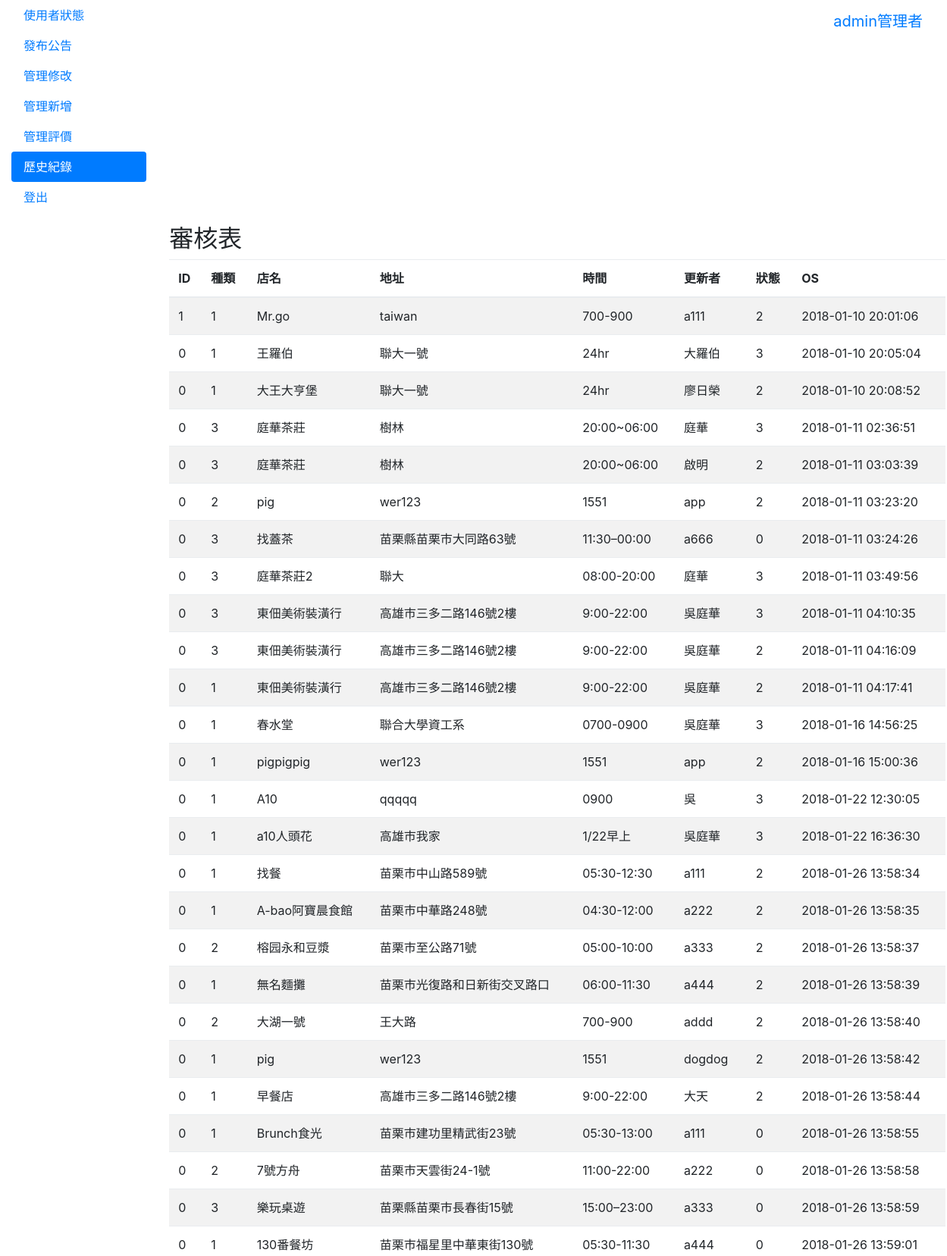
The page /3/bosshis.php (signed in, upper part) on the database its author committed.
### tables this page shows
CREATE TABLE `his` (
  `id` int(10) NOT NULL,
  `ac` varchar(25) DEFAULT 'computer',
  `pass` varchar(10) NOT NULL,
  `type` int(11) NOT NULL,
  `shop` text NOT NULL,
  `fon` text NOT NULL,
  `adds` text NOT NULL,
  `tim` text NOT NULL,
  `allth` text NOT NULL,
  `shopim` int(11) NOT NULL,
  `foodim` int(11) NOT NULL,
  `dollar` int(11) NOT NULL,
  `ok` int(10) NOT NULL,
  `idhis` int(10) NOT NULL,
  `timeat` timestamp NOT NULL DEFAULT CURRENT_TIMESTAMP
);

### 3/bosshis.php (the view, shortened to what this page needs)
<!DOCTYPE html>
<html lang="en">
  <head>
    <link href="https://v4-alpha.getbootstrap.com/dist/css/bootstrap.min.css" rel="stylesheet">
    <link href="https://v4-alpha.getbootstrap.com/examples/dashboard/dashboard.css" rel="stylesheet">
  </head>
  <body>
    <nav class="navbar navbar-toggleable-md navbar-inverse fixed-top bg-inverse">
      <button class="navbar-toggler navbar-toggler-right hidden-lg-up" type="button" data-toggle="collapse" data-target="#navbarsExampleDefault" aria-controls="navbarsExampleDefault" aria-expanded="false" aria-label="Toggle navigation">
        <span class="navbar-toggler-icon"></span>
      </button>
      <a class="navbar-brand" href="boss01.php"><?php echo $_SESSION['name']?>管理者</a>
    </nav>
    <div class="container-fluid">
      <div class="row">
        <nav class="col-sm-3 col-md-2 hidden-xs-down bg-faded sidebar">
         <ul class="nav nav-pills flex-column">
            <li class="nav-item">
              <a class="nav-link " href="boss01.php">使用者狀態 <span class="sr-only">(current)</span></a>
            </li>
            <li class="nav-item">
              <a class="nav-link " href="boss02.php">發布公告</a>
            </li>
            <li class="nav-item">
              <a class="nav-link" href="bossup.php">管理修改</a>
            </li>
			<li class="nav-item">
              <a class="nav-link" href="bossin.php">管理新增</a>
            </li>
			<li class="nav-item">
              <a class="nav-link" href="bossjudge.php">管理評價</a>
            </li>
			<li class="nav-item">
              <a class="nav-link active" href="bosshis.php">歷史紀錄</a>
            </li>
			<li class="nav-item">
              <a class="nav-link" href="?logout=true">登出</a>
            </li>
          </ul>
        </nav>
        <main class="col-sm-9 offset-sm-3 col-md-10 offset-md-2 pt-3">
          <h2>審核表</h2>
          <div class="table-responsive" style="width:1024px;height:auto;overflow:auto">
            <table class="table table-striped">
              <thead>
                <tr>
				  <th>ID</th>
                  <th>種類</th>
                  <th>店名</th>
                  <th>地址</th>
				  <th>時間</th>
				  <th>更新者</th>
	              <th>狀態</th>
				  <th>OS</th>
                </tr>
              </thead>
                <?php
					 require_once("conMysql.php");
                 $sql = ("SELECT * FROM his ");
                 $result = mysqli_query($conn, $sql);
                 while ($row = @mysqli_fetch_row($result))
				 { ?>
                   <tr>
				 <td><?php echo $row[0]?></td>
		         <td><?php echo $row[3]?></td>
                 <td><?php echo $row[4]?></td>
                 <td><?php echo $row[6]?></td>
                 <td><?php echo $row[7]?></td>
				 <td><?php echo $row[1]?></td>
                 <td><?php echo $row[12]?></td>
				 <td><?php echo $row[14]?></td>
                   </tr>
                 <?php } ?>
            </table>
          </div>
        </main>
      </div>
    </div>
  </body>
</html>

### rows shown on the page
his: id "1", type "1", shop "Mr.go", adds "taiwan", tim "700-900", ac "a111", ok "2", timeat "2018-01-10 20:01:06"
his: id "0", type "1", shop "王羅伯", adds "聯大一號", tim "24hr", ac "大羅伯", ok "3", timeat "2018-01-10 20:05:04"
his: id "0", type "1", shop "大王大亨堡", adds "聯大一號", tim "24hr", ac "廖日榮", ok "2", timeat "2018-01-10 20:08:52"
his: id "0", type "3", shop "庭華茶莊", adds "樹林", tim "20:00~06:00", ac "庭華", ok "3", timeat "2018-01-11 02:36:51"
his: id "0", type "3", shop "庭華茶莊", adds "樹林", tim "20:00~06:00", ac "啟明", ok "2", timeat "2018-01-11 03:03:39"
his: id "0", type "2", shop "pig", adds "wer123", tim "1551", ac "app", ok "2", timeat "2018-01-11 03:23:20"
his: id "0", type "3", shop "找蓋茶", adds "苗栗縣苗栗市大同路63號", tim "11:30–00:00", ac "a666", ok "0", timeat "2018-01-11 03:24:26"
his: id "0", type "3", shop "庭華茶莊2", adds "聯大", tim "08:00-20:00", ac "庭華", ok "3", timeat "2018-01-11 03:49:56"
his: id "0", type "3", shop "東佃美術裝潢行", adds "高雄市三多二路146號2樓", tim "9:00-22:00", ac "吳庭華", ok "3", timeat "2018-01-11 04:10:35"
his: id "0", type "3", shop "東佃美術裝潢行", adds "高雄市三多二路146號2樓", tim "9:00-22:00", ac "吳庭華", ok "2", timeat "2018-01-11 04:16:09"
his: id "0", type "1", shop "東佃美術裝潢行", adds "高雄市三多二路146號2樓", tim "9:00-22:00", ac "吳庭華", ok "2", timeat "2018-01-11 04:17:41"
his: id "0", type "1", shop "春水堂", adds "聯合大學資工系", tim "0700-0900", ac "吳庭華", ok "3", timeat "2018-01-16 14:56:25"
his: id "0", type "1", shop "pigpigpig", adds "wer123", tim "1551", ac "app", ok "2", timeat "2018-01-16 15:00:36"
his: id "0", type "1", shop "A10", adds "qqqqq", tim "0900", ac "吳", ok "3", timeat "2018-01-22 12:30:05"
his: id "0", type "1", shop "a10人頭花", adds "高雄市我家", tim "1/22早上", ac "吳庭華", ok "3", timeat "2018-01-22 16:36:30"
his: id "0", type "1", shop "找餐", adds "苗栗市中山路589號", tim "05:30-12:30", ac "a111", ok "2", timeat "2018-01-26 13:58:34"
his: id "0", type "1", shop "A-bao阿寶晨食館", adds "苗栗市中華路248號", tim "04:30-12:00", ac "a222", ok "2", timeat "2018-01-26 13:58:35"
his: id "0", type "2", shop "榕园永和豆漿", adds "苗栗市至公路71號", tim "05:00-10:00", ac "a333", ok "2", timeat "2018-01-26 13:58:37"
his: id "0", type "1", shop "無名麵攤", adds "苗栗市光復路和日新街交叉路口", tim "06:00-11:30", ac "a444", ok "2", timeat "2018-01-26 13:58:39"
his: id "0", type "2", shop "大湖一號", adds "王大路", tim "700-900", ac "addd", ok "2", timeat "2018-01-26 13:58:40"
his: id "0", type "1", shop "pig", adds "wer123", tim "1551", ac "dogdog", ok "2", timeat "2018-01-26 13:58:42"
his: id "0", type "1", shop "早餐店", adds "高雄市三多二路146號2樓", tim "9:00-22:00", ac "大天", ok "2", timeat "2018-01-26 13:58:44"
his: id "0", type "1", shop "Brunch食光", adds "苗栗市建功里精武街23號", tim "05:30-13:00", ac "a111", ok "0", timeat "2018-01-26 13:58:55"
his: id "0", type "2", shop "7號方舟", adds "苗栗市天雲街24-1號", tim "11:00-22:00", ac "a222", ok "0", timeat "2018-01-26 13:58:58"
his: id "0", type "3", shop "樂玩桌遊", adds "苗栗縣苗栗市長春街15號", tim "15:00–23:00", ac "a333", ok "0", timeat "2018-01-26 13:58:59"
his: id "0", type "1", shop "130番餐坊", adds "苗栗市福星里中華東街130號", tim "05:30-11:30", ac "a444", ok "0", timeat "2018-01-26 13:59:01"

### other values the page prints
$_SESSION['name'] "admin"
